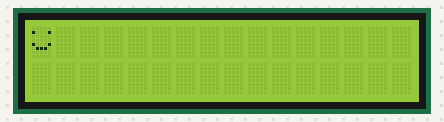
Recording of a sketch running on a simulated Arduino Uno, built with avr-gcc and run on an emulated ATmega328P. On the bench: 16×2 character LCD.

Above: at 0.1 s.
At 0.6 s:
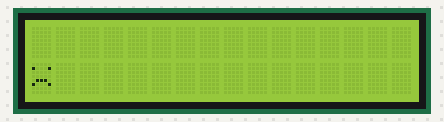

Measured:
- by itself, everything shown: repeats every 1.0 s, in 3 steps
- what the display in image 1 shows lasts 0.5 s, from 0.6 s to 1.1 s

The sketch:

Custom_character_sketch.ino
```cpp
// include the library code
#include <LiquidCrystal.h>
LiquidCrystal lcd(12, 11, 5, 4, 3, 2);

byte happy[8] =
{
  B00000,
  B10001,
  B00000,
  B00000,
  B10001,
  B01110,
  B00000,
  B00000
};


byte saddy[8] =
{
  B00000,
  B10001,
  B00000,
  B00000,
  B01110,
  B10001,
  B00000,
  B00000
};

void setup() {
  lcd.createChar(0, happy);
  lcd.createChar(1, saddy);
  lcd.begin(16, 2);

}

void loop() {
  for(int i=0; i<2; i++)
  {
    if(i == 0){
       lcd.setCursor(0, 0);
    lcd.write(i);
    delay(500);

    }
    if(i== 1){
          lcd.setCursor(0, 1);
    lcd.write(i);
    delay(500);

    }
    lcd.clear();


  }

}
```
